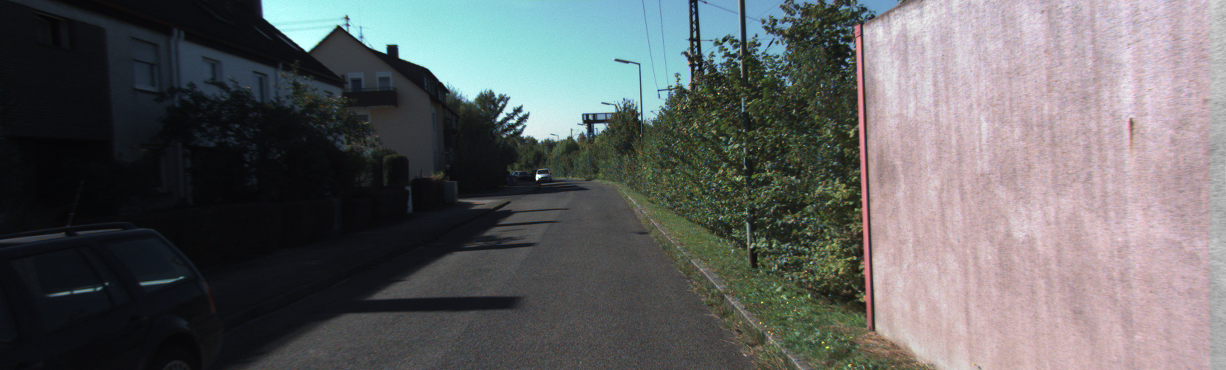
#> input picture Paddlestereo/Example/000001_10_l.png, 1226 x 370 px, found by its file name
$ python stereo_augmentation.py
#> lines starting #> are read from the running program, lines starting #| are printed output that depends on the picture; after the words box and inside, x2 and y2 are one past the last pixel; in counts of white or black regions, pixels touching at a corner belong together
# -*- coding: utf-8 -*-
import cv2
import numpy as np
import random
from PIL import Image, ImageEnhance

from paddle.vision.transforms import ColorJitter, functional, Compose

class Augmentor(object):
    def __init__(self, image_height=384, image_width=512, max_disp=256,
                 scale_min=0.6, scale_max=1.0, seed=0,):
#> in debug_main, left_img is the input picture: shape (370, 1226, 3); mean B, G, R 98.7, 98, 96.9
#| left image's size:  (370, 1226, 3)
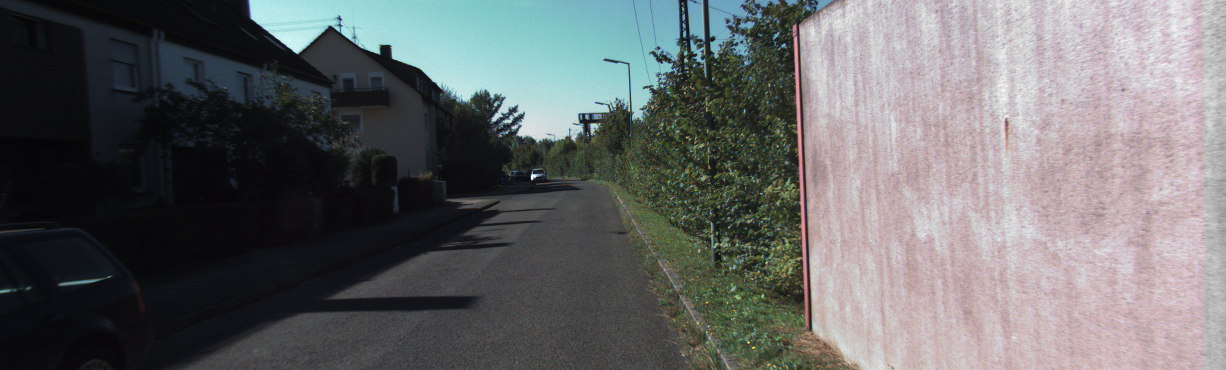
#> input picture Paddlestereo/Example/000001_10_r.png, 1226 x 370 px, found by its file name
#> in debug_main, right_img is the input picture: shape (370, 1226, 3); mean B, G, R 105.1, 104.6, 103.4
#| right image's size:  (370, 1226, 3)
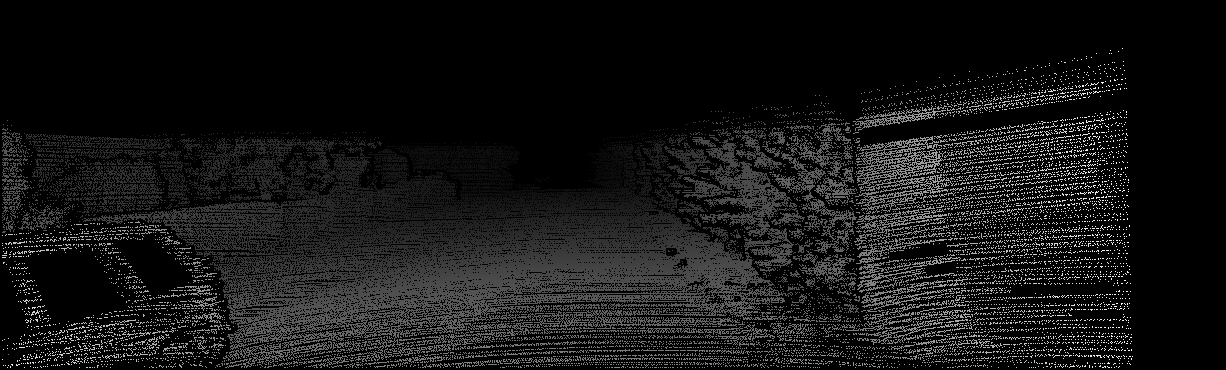
#> input picture Paddlestereo/Example/000001_10_disp.png, 1226 x 370 px, found by its file name
#| disparity image's size:  (370, 1226)
        super().__init__()
        self.image_height = image_height
        self.image_width = image_width
        self.max_disp = max_disp
        self.scale_min = scale_min
        self.scale_max = scale_max
        self.rng = np.random.RandomState(seed)

    @staticmethod
    def chromatic_augmentation(img):
        random_brightness = np.random.uniform(0.8, 1.2)
        random_contrast = np.random.uniform(0.8, 1.2)
        random_gamma = np.random.uniform(0.8, 1.2)

        img = Image.fromarray(img)
        enhancer = ImageEnhance.Brightness(img)
        img = enhancer.enhance(random_brightness)
        enhancer = ImageEnhance.Contrast(img)
        img = enhancer.enhance(random_contrast)

        gamma_map = [255 * 1.0 * pow(ele / 255.0, random_gamma) for ele in range(256)] * 3
        img = img.point(gamma_map)  # use PIL's point-function to accelerate this part
        img_ = np.array(img)

        return img_

    def random_shift(self, left_img, right_img, left_disp):
        if self.rng.binomial(1, 0.5):
            angle, pixel = 0.1, 2
            px = self.rng.uniform(-pixel, pixel)
            ag = self.rng.uniform(-angle, angle)
            image_center = (self.rng.uniform(0, right_img.shape[0]),
                            self.rng.uniform(0, right_img.shape[1]),)
#> image_center = (287.6, 394.5)

            rot_mat = cv2.getRotationMatrix2D(image_center, ag, 1.0)
            right_img = cv2.warpAffine(right_img, rot_mat, right_img.shape[1::-1],
                                       flags=cv2.INTER_LINEAR)
            trans_mat = np.float32([[1, 0, 0], [0, 1, px]])
            right_img = cv2.warpAffine(right_img, trans_mat, right_img.shape[1::-1],
                                       flags=cv2.INTER_LINEAR)
        return left_img, right_img, left_disp

    def random_resize(self, left_img, right_img, left_disp):
        resize_scale = self.rng.uniform(self.scale_min, self.scale_max)

        left_img = cv2.resize(left_img, None, fx=resize_scale, fy=resize_scale,
                              interpolation=cv2.INTER_LINEAR,)
#> left_img: shape (343, 1135, 3)
        right_img = cv2.resize(right_img, None, fx=resize_scale, fy=resize_scale,
                               interpolation=cv2.INTER_LINEAR,)
#> right_img: shape (343, 1135, 3)

        disp_mask = (left_disp < float(self.max_disp / resize_scale)) & (left_disp > 0)
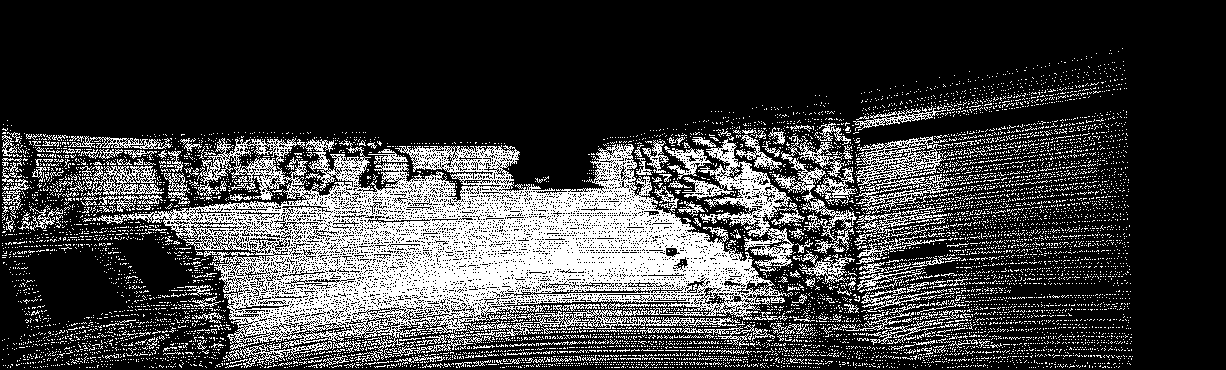
#> disp_mask: shape (370, 1226) bool; 24.2% white in thin lines or dots, all inside (x1, y1, x2, y2) = (2, 48, 1133, 368)
        disp_mask = disp_mask.astype("float32")
        disp_mask = cv2.resize(disp_mask, None, fx=resize_scale, fy=resize_scale,
                               interpolation=cv2.INTER_LINEAR,)
#> disp_mask: shape (343, 1135) float32
        left_disp = (cv2.resize(left_disp, None, fx=resize_scale, fy=resize_scale,
                                interpolation=cv2.INTER_LINEAR,) * resize_scale)
        return left_img, right_img, left_disp, disp_mask

    def random_crop(self, left_img, right_img, left_disp, disp_mask):
        h, w, c = left_img.shape
#> h = 343; w = 1135; c = 3
        dx = w - self.image_width
#> dx = 559
        dy = h - self.image_height
#> dy = 23
        dy = self.rng.randint(min(0, dy), max(0, dy) + 1)
#> dy = 10
        dx = self.rng.randint(min(0, dx), max(0, dx) + 1)
#> dx = 93

        M = np.float32([[1.0, 0.0, -dx], [0.0, 1.0, -dy]])
#> M = [[1, 0, -93], [0, 1, -10]]
        left_img = cv2.warpAffine(left_img, M, (self.image_width, self.image_height),
                                  flags=cv2.INTER_LINEAR, borderValue=0,)
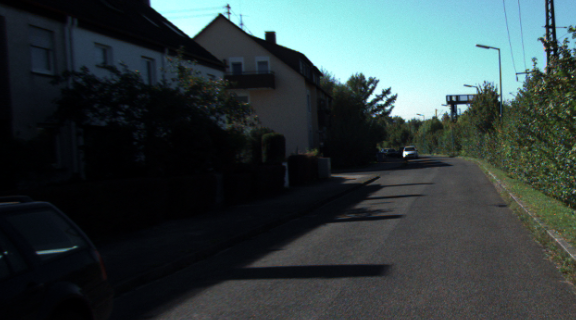
#> left_img: shape (320, 576, 3); mean of channels 0, 1, 2 64.6, 63.5, 50.7; drawn as B, G, R
        right_img = cv2.warpAffine(right_img, M, (self.image_width, self.image_height),
                                   flags=cv2.INTER_LINEAR, borderValue=0,)
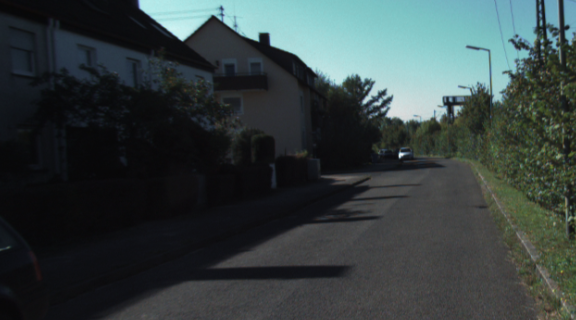
#> right_img: shape (320, 576, 3); mean of channels 0, 1, 2 64.4, 64.4, 54; drawn as B, G, R
        left_disp = cv2.warpAffine(left_disp, M, (self.image_width, self.image_height),
                                   flags=cv2.INTER_LINEAR, borderValue=0,)
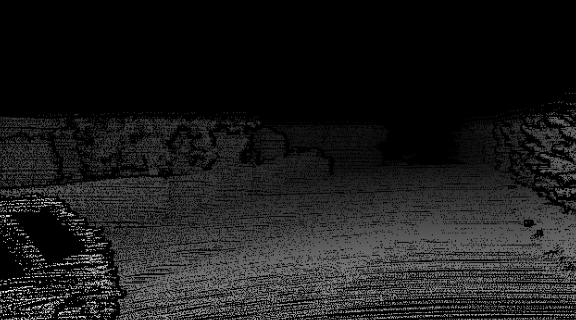
#> left_disp: shape (320, 576) float32; min 0, max 86.85, mean 9.7; drawn with min black and max white
        disp_mask = cv2.warpAffine(disp_mask, M, (self.image_width, self.image_height),
                                   flags=cv2.INTER_LINEAR, borderValue=0,)
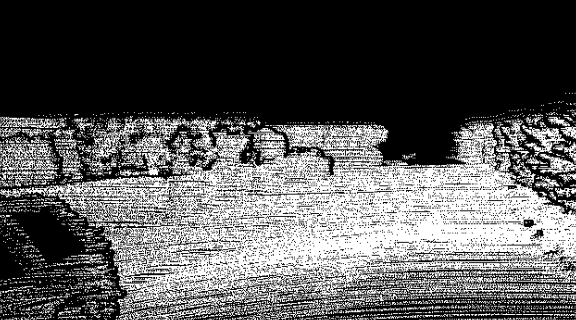
#> disp_mask: shape (320, 576) float32; min 0, max 1, mean 0.342
        return left_img, right_img, left_disp, disp_mask

    # [10 lines left out: function random_occlusion, not called in this run]

    def random_chromatic(self, left_img, right_img):
        left_img = self.chromatic_augmentation(left_img)
        right_img = self.chromatic_augmentation(right_img)
        return left_img, right_img

    def __call__(self, left_img, right_img, left_disp):
        left_img, right_img = self.random_chromatic(left_img, right_img)
        left_img, right_img, left_disp = self.random_shift(left_img, right_img, left_disp)
        left_img, right_img, left_disp, disp_mask = self.random_resize(left_img, right_img, left_disp)
        left_img, right_img, left_disp, disp_mask = self.random_crop(
            left_img, right_img, left_disp, disp_mask)
        # right_img = self.random_occlusion(right_img)
        return left_img, right_img, left_disp, disp_mask


class AdjustGamma(object):

    def __init__(self, gamma_min, gamma_max, gain_min=1.0, gain_max=1.0):
        self.gamma_min, self.gamma_max, self.gain_min, self.gain_max = gamma_min, gamma_max, gain_min, gain_max

    # [4 lines left out: function __call__, not called in this run]

    def __repr__(self):
        return f"Adjust Gamma {self.gamma_min}, ({self.gamma_max}) and Gain ({self.gain_min}, {self.gain_max})"

def _is_pil_image(img):
    return isinstance(img, Image.Image)

# [19 lines left out: function adjust_gamma, not called in this run]


class SparseFlowAugmentor:
    # [133 lines left out: functions __init__, color_transform, eraser_transform, resize_sparse_flow_map, spatial_transform, __call__, not called in this run]


def debug_main() -> None:
    import time
    augmentor = Augmentor(image_height=320, image_width=576, max_disp=256,
                          scale_min=0.6, scale_max=1.0, seed=int(time.time()),)

    path_list = ['./Example/000001_10_l.png',
                 './Example/000001_10_r.png',
                 './Example/000001_10_disp.png']
    save_path_list = ['./Example/000001_10_l_aug.png',
                      './Example/000001_10_r_aug.png',
                      './Example/000001_10_disp_aug.png']

    left_img = np.array(cv2.imread(path_list[0]))
    print("left image's size: ", left_img.shape)
    right_img = cv2.imread(path_list[1])
    print("right image's size: ", right_img.shape)
    disp = np.array(Image.open(path_list[2]), np.float32) / 256.0
    print("disparity image's size: ", disp.shape)
    left_img, right_img, disp, disp_mask = augmentor(left_img, right_img, disp)

    imgs_list = [left_img, right_img, (disp * 256.0).astype(np.uint16), disp_mask]

    for i in range(len(path_list)):
        cv2.imwrite(save_path_list[i], imgs_list[i])


if __name__ == "__main__":
    debug_main()
